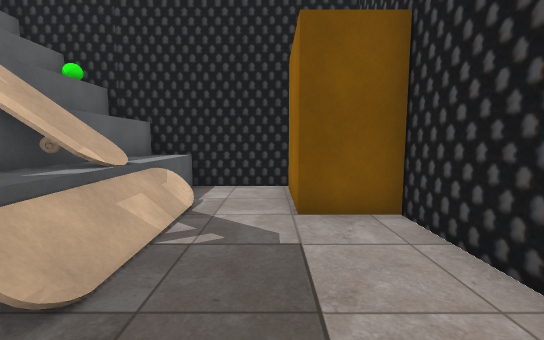
View 1 (above)

19 first-person views from a walk through a Unity game level. The camera is 1.4 m above the floor, tilts 6° down and sees 90° across. Doors are open. The floor is counted in squares, 1 m on a side. Each view is taken from the middle of a square. On the plan, view 1 faces up. The plan holds only what a view shows up to about 13 squares ahead; the rest is blank. The place goes on beyond the plan. Some surface patterns are stand-ins.

View 2
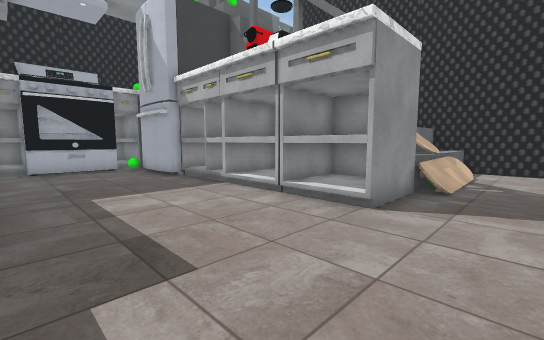

View 3
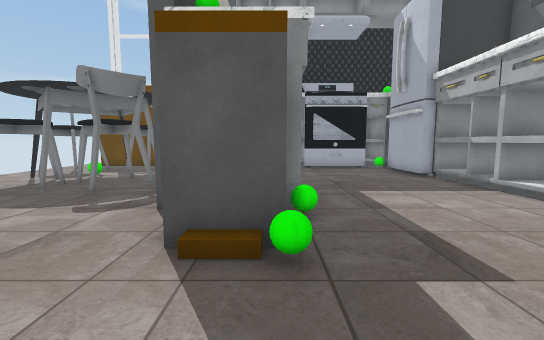

View 4
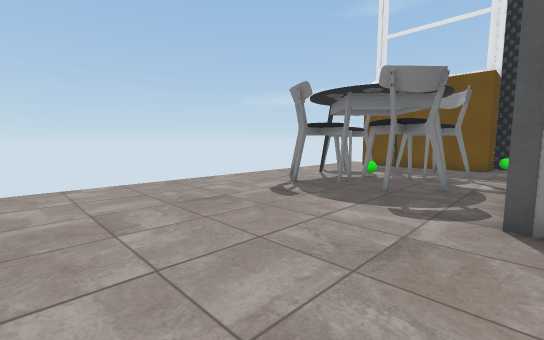

View 5
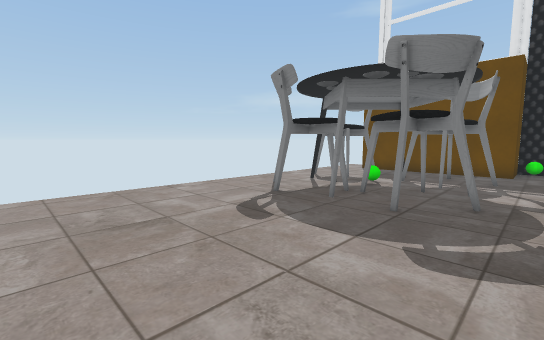

View 6
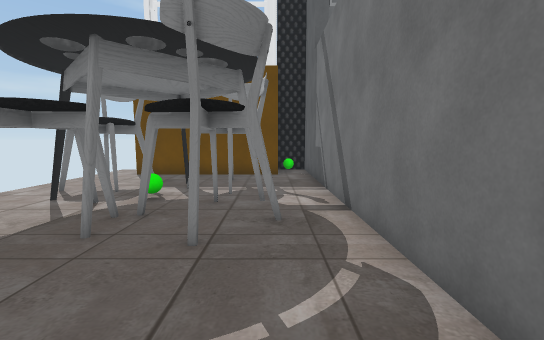

View 7
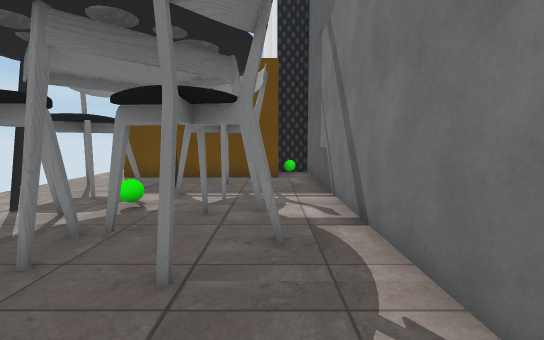

View 8
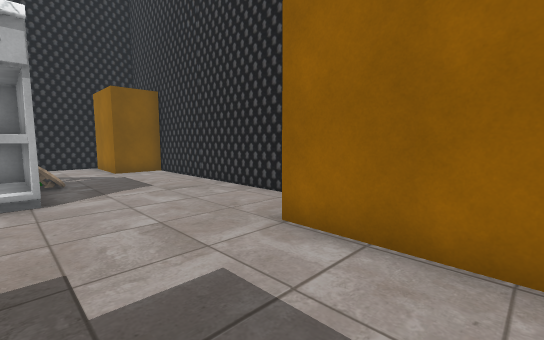

View 9
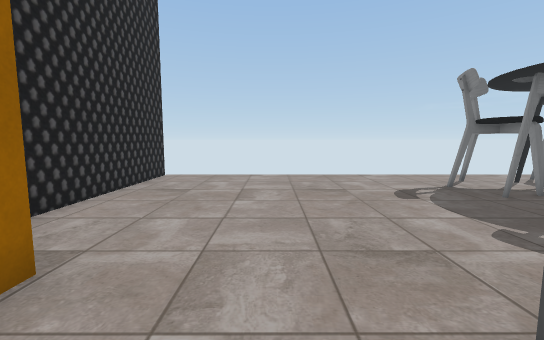

View 10
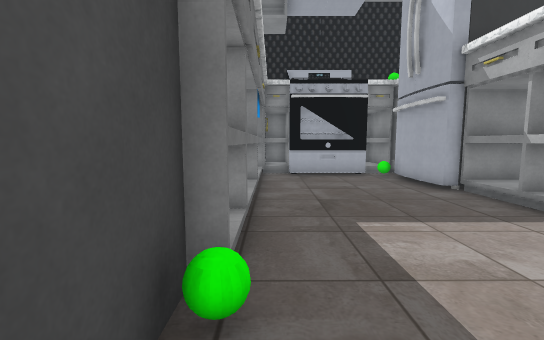

View 11
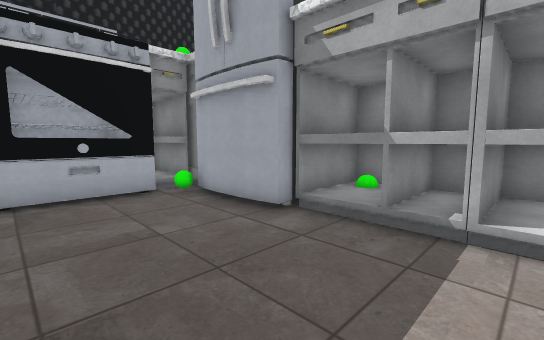

View 12
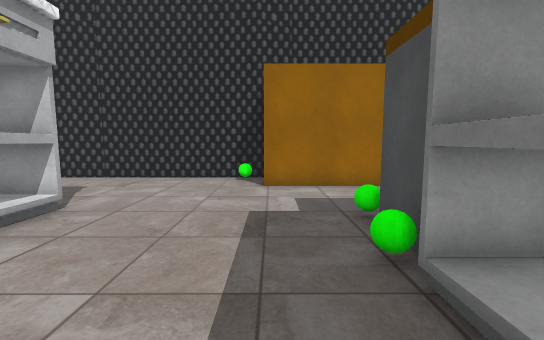

View 13
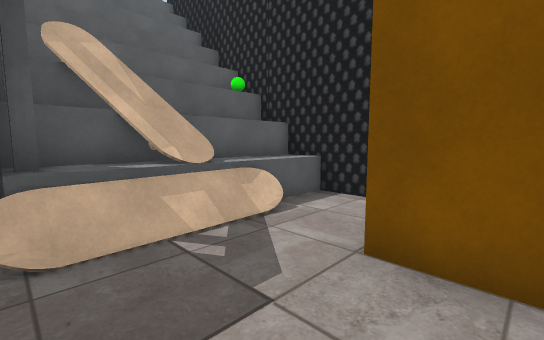

View 14
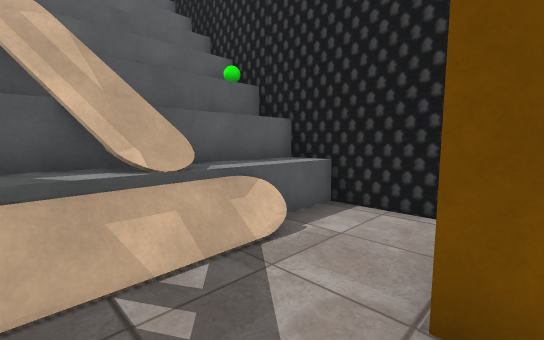

View 15
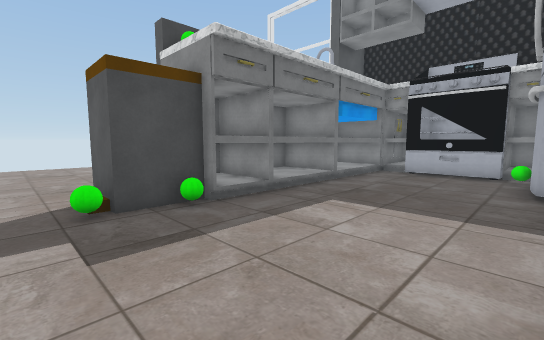

View 16
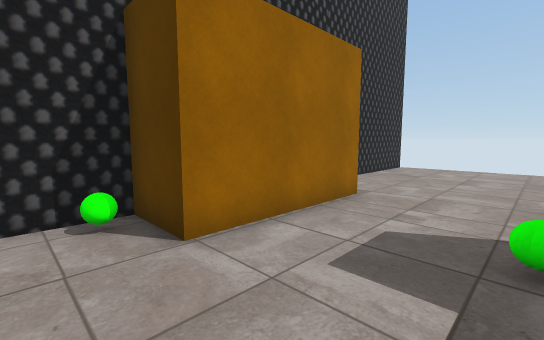

View 17
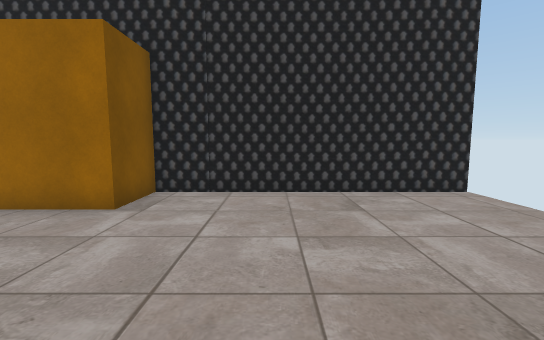

View 18
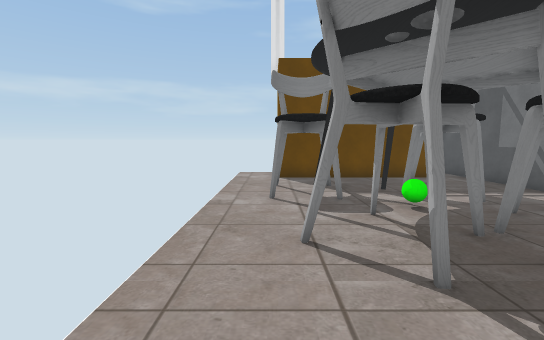

View 19
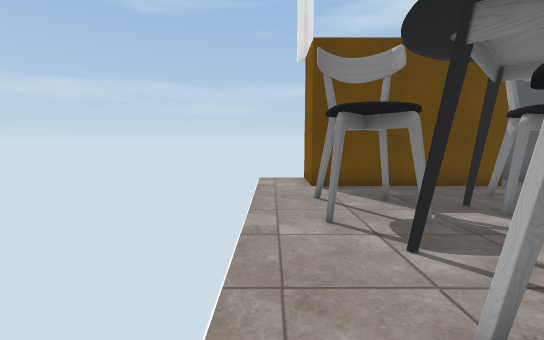

### Floor plan
Key: @ floor where view 1 was taken; # wall or solid block; x gap in a wall; . main floor; : floor 1 m higher than the main floor; + floor 2 m higher than the main floor; * floor 2.25 m higher than the main floor; / step, stairs or slope; D open door; = window, fence, low wall or low ledge; ^ raised ledge; F fridge; B ball; S stove; C chair; O other object.
Columns run from 18 left of view 1 to 3 right of it. Each row starts with its distance up from view 1.
  9              #######
  8              ##=...#
  7              #+:...#
  6           # ^#+/O..#
  5           # ^+///..###
  4           # ^O*//....#
  3           ^ ^#=:/....#
  2        #########/....#
  1        F###  ###.....#
  0        F###  # ^..@..#
 -1   #DBFFFDDDDDDDD.....#
 -2  ##D.................#
 -3  SSS.................#
 -4  SSS................B#
 -5  SSS...............###
 -6  ##DDDDDDDDDDB.....#
 -7    D# ##   ####B...#
 -8        #   ####....#
 -9 #############......###
-10 #B...................#
-11 ###..C..#C...........#
-12   #.CCCxCCC..........#
-13   #...C..C...........#
-14   #....B.C#..........#
-15   #..C..CCC..........#
-16  ##..CC.#C...........#
-17  ....CC..............#
-18  ....................#
-19                      #

Where each view was taken, in squares from view 1:
view 1: 0 up, 0 right, facing up
view 2: 6 down, 0 right, facing up-left
view 3: 7 down, 0 right, facing left
view 4: 9 down, 0 right, facing down-left
view 5: 10 down, 2 left, facing down-left
view 6: 11 down, 4 left, facing left
view 7: 11 down, 5 left, facing left
view 8: 8 down, 3 left, facing up-right
view 9: 7 down, 2 left, facing down
view 10: 6 down, 3 left, facing left
view 11: 5 down, 7 left, facing up-left
view 12: 5 down, 8 left, facing right
view 13: 2 up, 2 right, facing up-left
view 14: 3 up, 1 right, facing up-left
view 15: 1 down, 2 left, facing down-left
view 16: 3 down, 3 left, facing down-right
view 17: 13 down, 5 left, facing right
view 18: 17 down, 5 left, facing left
view 19: 18 down, 7 left, facing left
